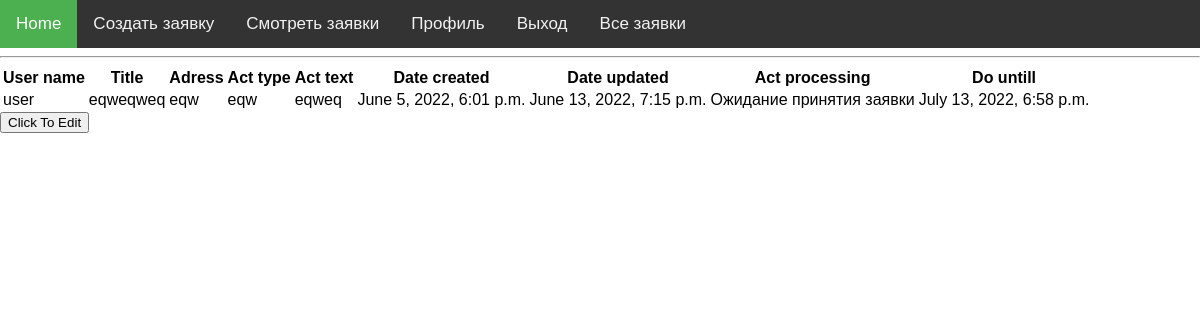
/act/1/ (signed in), run on the app's committed database.
### dispatcher/models.py (models this page shows, shortened)
class Act(models.Model):
    user = models.ForeignKey(settings.AUTH_USER_MODEL, on_delete=models.CASCADE)
    date_created = models.DateTimeField(default=timezone.now, editable=False)
    date_updated = models.DateTimeField(auto_now=True)
    title = models.CharField(max_length=100)
    adress = models.CharField(max_length=200)
    act_type = models.CharField(max_length=20)
    text = models.TextField()
    class ActProcesses(models.TextChoices):
        waiting = 'Ожидание принятия заявки'
        accepted = 'Заявки принята'
        returned = 'Заявка возвращена'
    act_processing = models.CharField(max_length=25, choices=ActProcesses.choices, default=ActProcesses.waiting)
    do_until = models.DateTimeField(null=True)

### dispatcher/views.py (the view, shortened to what this page needs)
# urls.py: re_path(r'^act/(?P<actid>\d+)/',views.act_page, name='act_page'),
@login_required
def act_page(request, actid):
    queryset = get_object_or_404(Act, id=actid) #Act.objects.get(id=actid)
    if request.user.id == queryset.user_id or request.user.is_staff == 1:
        if request.method == 'GET':
            print(queryset.do_until)
            return render(request, 'dispatcher/act_page.html', {'act':queryset})
    else:
        return render(request, 'dispatcher/no_access.html')

### templates/dispatcher/act_page.html (shortened to what this page needs)
<!DOCTYPE html>
{% extends "dispatcher/base.html" %}
    {% block content %}
  <div class="container mt-4">
      <div id="act-details">
    {% include 'dispatcher/details/act-detail.html' %}
      </div>
</div>
    {% endblock %}

### templates/dispatcher/details/act-detail.html
<table>
    <thead>
      <tr>
        <th>User name</th>
        <th>Title</th>
        <th>Adress</th>
        <th>Act type</th>
        <th>Act text</th>
        <th>Date created</th>
        <th>Date updated</th>
         <th>Act processing</th>
         <th>Do untill</th>
      </tr>
    </thead>
    <tbody>
      <tr>
        <td>{{act.user}}</td>
        <td>{{act.title}}</td>
        <td>{{act.adress}}</td>
        <td>{{act.act_type}}</td>
        <td>{{act.text}}</td>
        <td>{{act.date_created}}</td>
        <td>{{act.date_updated}}</td>
        <td>{{act.act_processing}}</td>
        {% if act.do_until == None %}
        <td>No date</td>
        {% else %}
        <td>{{act.do_until}}</td>
        {% endif %}
      </tr>
    </tbody>
  </table>
<button class="btn btn-primary"
    hx-get="{% url 'dispatcher:act-edit-form' act.id %}"
    hx-target="#act-details">Click To Edit</button>

### templates/dispatcher/base.html (style rules this page uses)
body { margin: 0; font-family: Arial, Helvetica, sans-serif; }

### data on the page
Act: user "user", title "eqweqweq", adress "eqw", act_type "eqw", text "eqweq", date_created "June 5, 2022, 6:01 p.m.", date_updated "June 13, 2022, 7:15 p.m.", act_processing "Ожидание принятия заявки", do_until "July 13, 2022, 6:58 p.m."
